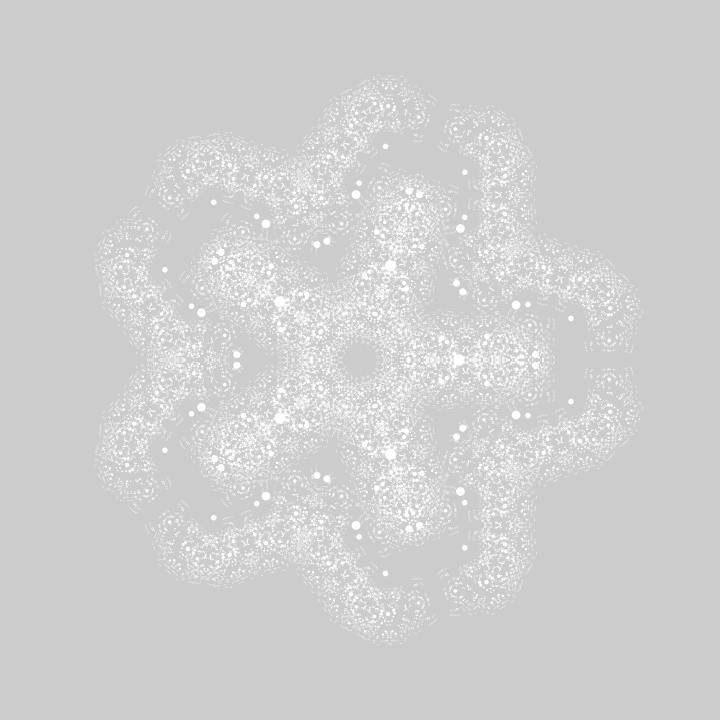
Frame 1 (no input)
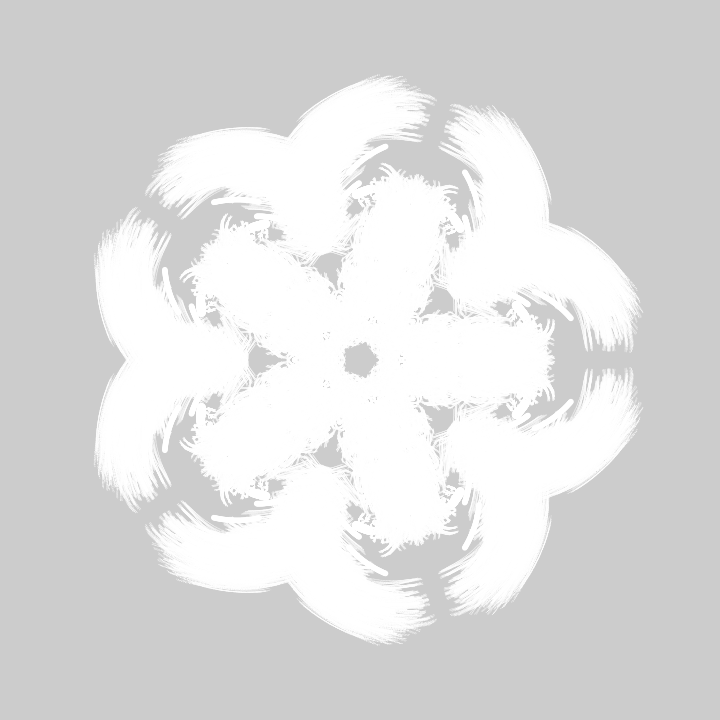
Frame 60 (the mouse pressed at the canvas centre just before this capture)
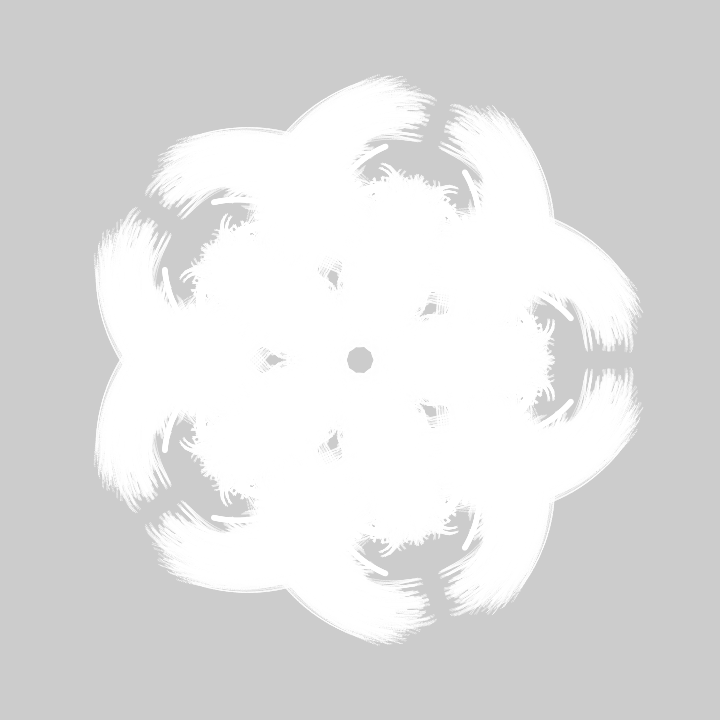
Frame 120 (the mouse held since frame 60 and released just before this capture)

The Processing sketch that drew these frames (run headless with seeded random() and noise(); from frame 60 on, the mouse is pressed at the canvas centre):

// Processing sketch: sketch_8272020_DetailFractal
// ── sketch_8272020_DetailFractal.pde
float t,r;
void setup(){size(720,720);noStroke();}
void draw(){
 clear();
 t+=.003;
 for(r=0;r<6;r+=PI/2.5)
 f(360,360,r,99);
}
void f(float x,float y,float r,float d){
if(d>5){
circle(x+=cos(r)*d,y+=sin(r)*d,d/9);
f(x,y,r+d*d+t,d*.8);
f(x,y,r-d*d-t,d*.8);
}
}
